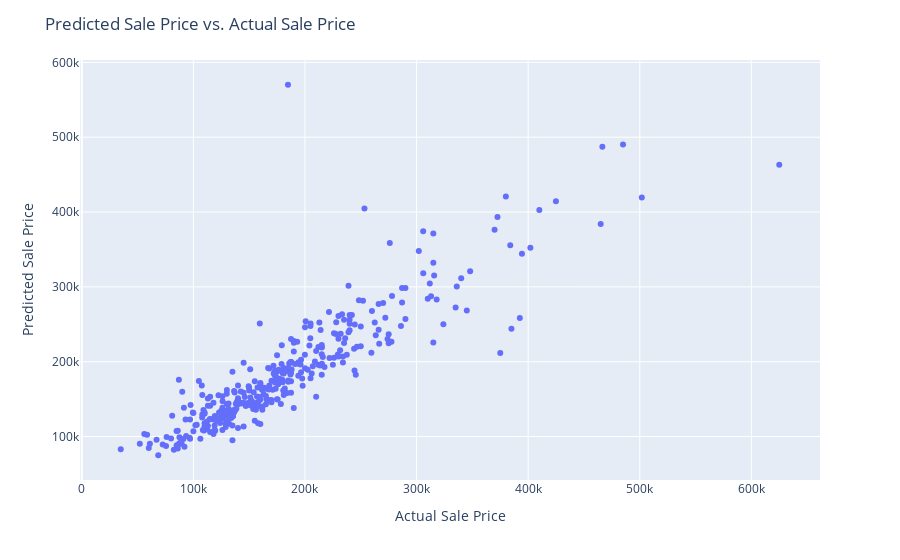

Notebook cell for this chart:
### Markdown cell above
----
# <center>Regression Analysis </center>
----

This part is used to investigate the performance of the model built above.

### Code cell
fig_2a = px.scatter(x=y_test, y=final_rfr_mdl.predict(scaled_X_test_df))

fig_2a.update_xaxes(title_text="Actual Sale Price")
fig_2a.update_yaxes(title_text="Predicted Sale Price")
fig_2a.update_layout(title_text="Predicted Sale Price vs. Actual Sale Price")
fig_2a.show()


print(f"Test set score: {final_rfr_mdl.score(scaled_X_test_df, y_test)}")

### Figure 1 — Plotly figure (JSON) as saved in the notebook; plotly's stock layout.template omitted (floating-point values rounded to 4 significant figures; data arrays with more than 128 entries replaced by an {"elided": "..."} marker saying what was removed)
{"data": [{"hovertemplate": "x=%{x}<br>y=%{y}<extra></extra>", "legendgroup": "", "marker": {"color": "#636efa", "symbol": "circle"}, "mode": "markers", "name": "", "orientation": "v", "showlegend": false, "type": "scatter", "x": {"elided": "365 int values"}, "xaxis": "x", "y": {"elided": "365 float values"}, "yaxis": "y"}], "layout": {"legend": {"tracegroupgap": 0}, "margin": {"t": 60}, "title": {"text": "Predicted Sale Price vs. Actual Sale Price"}, "xaxis": {"anchor": "y", "domain": [0, 1], "title": {"text": "Actual Sale Price"}}, "yaxis": {"anchor": "x", "domain": [0, 1], "title": {"text": "Predicted Sale Price"}}}}
